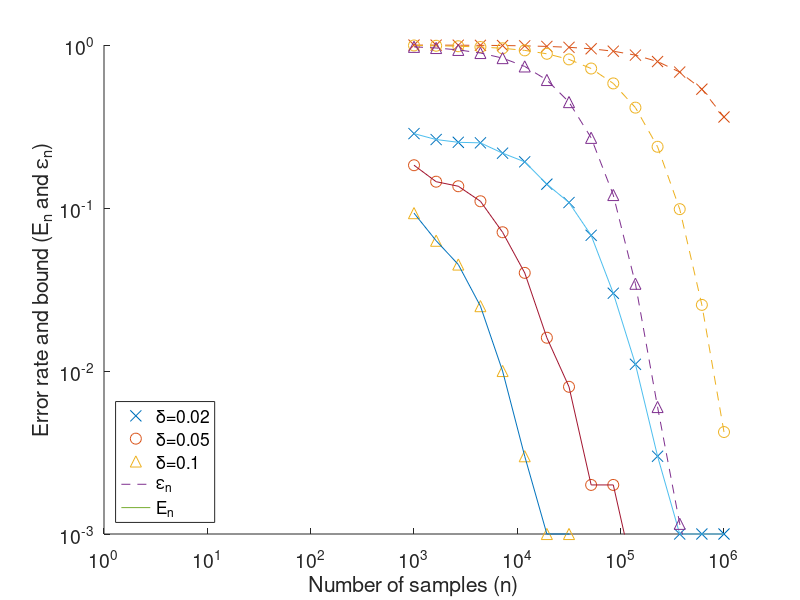

Write MATLAB code to recreate this figure.
% Figure for distibution of error rate and bound for fixed sample size test

clear variables;

reload = false;
if reload
	nRuns = 1000;
	N = 2e6;
	% Load parameters for each chain
	load('results/gammas_2e6_from2e5.mat');

	epsilon = 0.01;
	mtrue = 0.88746;
	Ns = ceil(logspace(3,6,15));
	deltas = [0.02,0.05,0.1];
	fn = zeros(length(deltas),length(Ns));
	fp = zeros(length(deltas),length(Ns));
	for k=1:nRuns
		fname = sprintf('results/odemcmc-jakstat-1-2000000-50000-1-%d.mat',k);
		fprintf('Reading %s\n',fname);
		f = load(fname);
		sfx = cumsum(f.f);
		gamma = gammas(k);
		for j=1:length(deltas)
			delta = deltas(j);
			r = mtrue-delta;
			for i=1:length(Ns)
				ns = Ns(i);
				if sfx(ns) <= ns*r
					fn(j,i) = fn(j,i) + 1;
				end
			end
		end
	end
	fn = fn/nRuns;
else
	load('results/figure_fix_dat.mat');
end


%% Plotting
fh = figure; hold on;
fn(fn==0) = 0.5*(1/nRuns); % Set a small value below ylimit to avoid gap on log scale plot

markersize = 8;
plot(Ns,fn(1,:),'x','markers',markersize);
plot(Ns,fn(2,:),'o','markers',markersize);
plot(Ns,fn(3,:),'^','markers',markersize);
plot([1],nan,'--');
plot([1],nan,'-');
plot(Ns,fn(1,:),'-','markers',markersize);
plot(Ns,fn(2,:),'-','markers',markersize);
plot(Ns,fn(3,:),'-','markers',markersize);

for j=1:length(deltas)
	for i=1:length(Ns)
		Nfix(j,i) = mean(exp(-Ns(i)*gammas*deltas(j)^2));
	end
end
plot(Ns,Nfix(1,:),'x--','markers',markersize);
plot(Ns,Nfix(2,:),'o--','markers',markersize);
plot(Ns,Nfix(3,:),'^--','markers',markersize);

legends = {'\delta=0.02','\delta=0.05','\delta=0.1','\epsilon_n','E_n'};

xlabel('Number of samples (n)','FontSize',12);
ylabel('Error rate and bound (E_n and \epsilon_n)','FontSize',12);
ylim([1/nRuns,1]);
set(findall(gcf,'type','text'),'FontSize',16)
set(gca,'FontSize',14)
set(gca,'Xscale','log');
set(gca,'Yscale','log');
legend(legends,'Location','SouthWest');
saveas(fh, 'figs/figure_fix','eps');
